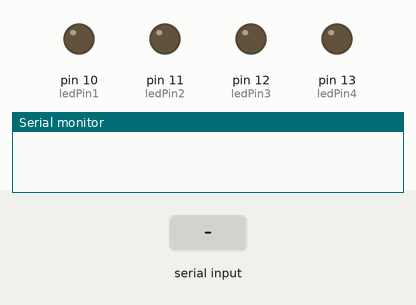
This sketch was run on a simulated Arduino Uno, built with avr-gcc and run on an emulated ATmega328P. Shown: output pins drawn as LEDs (lit = HIGH), the last lines printed to the serial monitor. The test bench sets the inputs (shaded band).

Above: at 1.2 s.
1.3 s: "L1E" received over Serial
At 2.5 s:
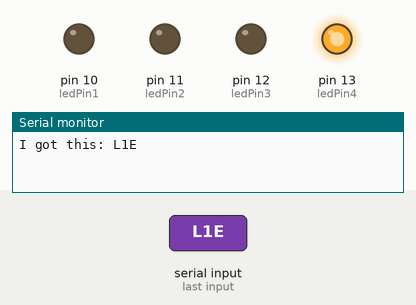
2.8 s: "L1D" received over Serial
At 3.7 s:
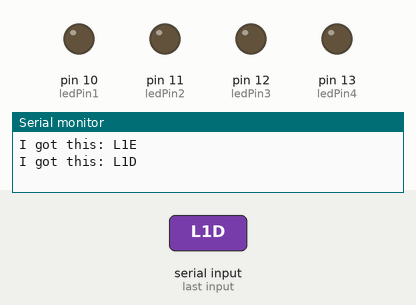
Timing chart, 0 to 5.8 s (numbered marks = the images above; inputs shaded):
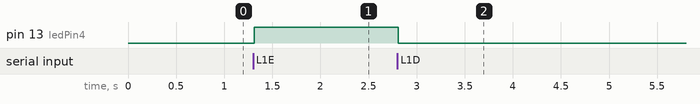

Measured:
- after the input at 1.3 s, pin 13 (ledPin4): LOW → HIGH at once
- after the input at 2.8 s, pin 13 (ledPin4): HIGH → LOW at once

The sketch:

sketch_may19a.ino
```cpp
//Pressure plate pins:
int pressurePlate1 = 4;
int pressurePlate2 = 5;
int pressurePlate3 = 6;
int pressurePlate4 = 7;

//Led pins (for testing):
int ledPin1 = 10;
int ledPin2 = 11;
int ledPin3 = 12;
int ledPin4 = 13;

void setup() {
  //Pressure plate pin modes:
  pinMode(pressurePlate1,INPUT); //plate 1
  pinMode(pressurePlate2,INPUT); //plate 2
  pinMode(pressurePlate3,INPUT); //plate 3
  pinMode(pressurePlate4,INPUT); //plate 4
  //Led pinmodes:
  pinMode(ledPin1,OUTPUT);
  pinMode(ledPin2,OUTPUT);
  pinMode(ledPin3,OUTPUT);
  pinMode(ledPin4,OUTPUT);
  //Starting serial communication
  Serial.begin(9600);
}

void loop() {
   //tetsPressurePlates();
   if(Serial.available() > 0) {
     String word = "";
     while(Serial.available() > 0) {
       char letter = Serial.read();
        word += letter;
        delay(3);
     }
     Serial.println("I got this: " + word);

     if(word == "L1E") {
       digitalWrite(ledPin4,HIGH);
     }
     if(word == "L1D") {
       digitalWrite(ledPin4,LOW);
     }

     delay(3);
  }
}

void tetsPressurePlates() {
  int pressureRead1 = digitalRead(pressurePlate1);
  int pressureRead2 = digitalRead(pressurePlate2);
  int pressureRead3 = digitalRead(pressurePlate3);
  int pressureRead4 = digitalRead(pressurePlate4);
  //Pressure plate 1:
  if(pressureRead1 == LOW) {
    Serial.println("y");
    digitalWrite(ledPin4,HIGH);
    delay(500);
  }
  else {
    digitalWrite(ledPin4,LOW);
  }
  //Pressure plate 2:
  if(pressureRead2 == LOW) {
    digitalWrite(ledPin3,HIGH);
  }
  else {
    digitalWrite(ledPin3,LOW);
  }
  //Pressure plate 3:
  if(pressureRead3 == LOW) {
    digitalWrite(ledPin2,HIGH);
  }
  else {
    digitalWrite(ledPin2,LOW);
  }
  //Pressure plate 4:
  if(pressureRead4 == LOW) {
    digitalWrite(ledPin1,HIGH);
  }
  else {
    digitalWrite(ledPin1,LOW);
  }
}
```
